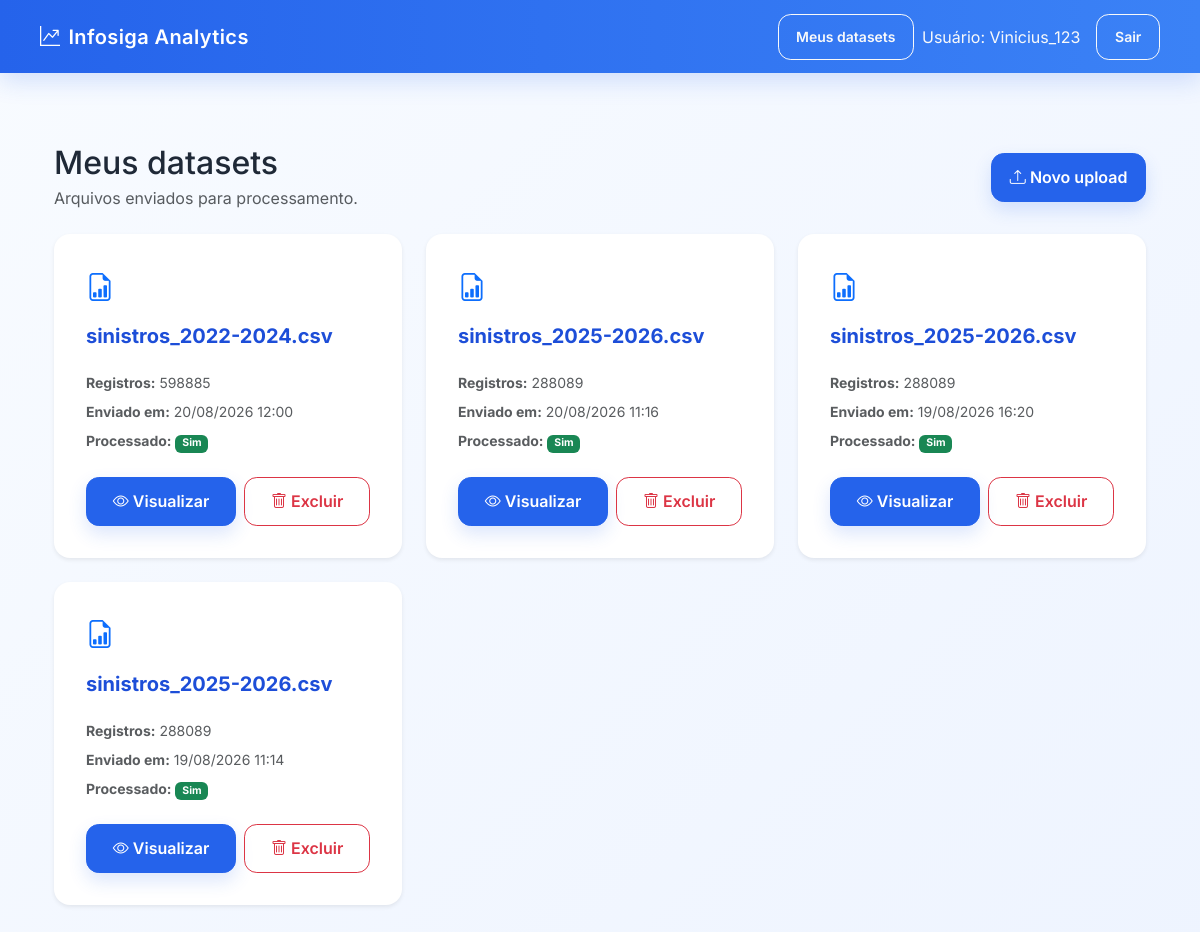
Page /datasets/ (signed in) on the committed database.
### analytics/models.py (models this page shows, shortened)
class Dataset(models.Model):
    usuario = models.ForeignKey(
        settings.AUTH_USER_MODEL,
        on_delete=models.CASCADE,
        related_name="datasets",
    )
    nome_original = models.CharField(
        max_length=255
    )
    arquivo = models.FileField(
        upload_to="datasets/"
    )
    quantidade_registros = models.PositiveIntegerField(
        default=0
    )
    criado_em = models.DateTimeField(
        auto_now_add=True
    )
    atualizado_em = models.DateTimeField(
        auto_now=True
    )
    resultado_processado = models.FileField(
        upload_to="datasets/processed/",
        null=True,
        blank=True,
    )

### analytics/views/datasets.py (the view)
# urls.py: path("datasets/", dataset_list, name="dataset_list"),
@login_required
def dataset_list(request):
    datasets = DatasetService.list_for_user(request.user)
    return render(
        request,
        "analytics/datasets/list.html",
        {
            "datasets": datasets,
        },
    )

### analytics/persistence/datasets.py (called while the page is built)
def list_datasets_for_user(usuario):
    return (
        Dataset.objects
        .filter(usuario=usuario)
        .order_by("-criado_em")
    )

### analytics/services/dataset_service.py (called while the page is built)
    @staticmethod
    def list_for_user(usuario):
        return dataset_persistence.list_datasets_for_user(usuario)

### analytics/templates/analytics/datasets/list.html (shortened to what this page needs)
{% extends "analytics/base.html" %}
{% block content %}
<div class="container py-4">
    <div class="d-flex justify-content-between align-items-center mb-4">
        <div>
            <h2 class="mb-1">Meus datasets</h2>
            <p class="text-muted mb-0">
                Arquivos enviados para processamento.
            </p>
        </div>
        <a href="{% url 'home' %}" class="btn btn-primary">
            <i class="bi bi-upload"></i>
            Novo upload
        </a>
    </div>
    {% if datasets %}
    <div class="row g-4">
        {% for dataset in datasets %}
        <div class="col-md-6 col-lg-4">
            <div class="card shadow-sm border-0 h-100">
                <div class="card-body d-flex flex-column">
                    <div class="d-flex align-items-start justify-content-between mb-3">
                        <div class="text-primary fs-3">
                            <i class="bi bi-file-earmark-bar-graph"></i>
                        </div>
                    </div>
                    <h5 class="card-title text-break">
                        {{ dataset.nome_original }}
                    </h5>
                    <div class="text-muted small mt-3 mb-4">
                        <div class="mb-2">
                            <strong>Registros:</strong>
                            {{ dataset.quantidade_registros }}
                        </div>
                        <div class="mb-2">
                            <strong>Enviado em:</strong>
                            {{ dataset.criado_em|date:"d/m/Y H:i" }}
                        </div>
                        <div>
                            <strong>Processado:</strong>
                            {% if dataset.resultado_processado %}
                            <span class="badge bg-success">Sim</span>
                            {% else %}
                            <span class="badge bg-secondary">Não</span>
                            {% endif %}
                        </div>
                    </div>
                    <div class="mt-auto d-flex gap-2">
                        <a href="{% url 'dataset_detail' dataset.id %}" class="btn btn-primary flex-fill">
                            <i class="bi bi-eye"></i>
                            Visualizar
                        </a>
                        <form method="post" action="{% url 'dataset_delete' dataset.id %}" class="flex-fill" onsubmit="return confirm(
            'Tem certeza que deseja excluir este dataset?'
        );">
                            <button type="submit" class="btn btn-outline-danger w-100">
                                <i class="bi bi-trash"></i>
                                Excluir
                            </button>
                        </form>
                    </div>
                </div>
            </div>
        </div>
        {% endfor %}
    </div>
    {% endif %}
</div>
{% endblock %}

### analytics/templates/analytics/base.html (shortened to what this page needs)
{% load static %}
<!DOCTYPE html>
<html lang="pt-br">
<head>
    <link href="https://cdn.jsdelivr.net/npm/bootstrap@5.3.7/dist/css/bootstrap.min.css" rel="stylesheet">
    <link rel="stylesheet" href="https://cdn.jsdelivr.net/npm/bootstrap-icons@1.11.3/font/bootstrap-icons.css">
    <link rel="stylesheet" href="{% static 'analytics/css/home.css' %}">
</head>
<body>
    <nav class="navbar navbar-dark fixed-top">
        <div class="container-fluid px-4">
            <a class="navbar-brand mb-0 h1 d-flex align-items-center gap-2" href="{% url 'home' %}">
                <i class="bi bi-graph-up-arrow"></i>
                <span>Infosiga Analytics</span>
            </a>
            <div class="d-flex align-items-center gap-2">
                {% if user.is_authenticated %}
                    <a class="btn btn-outline-light btn-sm" href="{% url 'dataset_list' %}">Meus datasets</a>
                    <span class="navbar-text text-light me-2">Usuário: {{ user.username }}</span>
                    <a class="btn btn-outline-light btn-sm" href="{% url 'logout' %}">Sair</a>
                {% else %}
                    <a class="btn btn-outline-light btn-sm" href="{% url 'login' %}">Entrar</a>
                    <a class="btn btn-light btn-sm" href="{% url 'register' %}">Criar conta</a>
                {% endif %}
            </div>
        </div>
    </nav>
    <main class="pt-5 mt-5">
        <div class="container py-4">
            {% block content %}{% endblock %}
        </div>
    </main>
</body>
</html>

### analytics/static/analytics/css/home.css (style rules this page uses)
:root { --primary: #2563eb; --primary-dark: #1d4ed8; --surface: #ffffff; --border: #dbe3ef; --text: #1f2937; --muted: #64748b; }
body { font-family: 'Inter', sans-serif; background: linear-gradient(135deg, #f8fbff 0%, #eef4ff 100%); color: var(--text); min-height: 100vh; }
.navbar { background: linear-gradient(90deg, var(--primary) 0%, #3b82f6 100%); box-shadow: 0 8px 24px rgba(37, 99, 235, 0.18); padding: 0.85rem 1rem; }
.navbar-brand { font-weight: 600; letter-spacing: 0.02em; }
main { padding-bottom: 2rem; }
.card { border: 1px solid var(--border); border-radius: 1rem; box-shadow: 0 12px 30px rgba(15, 23, 42, 0.06); background-color: var(--surface); }
.card-body { padding: 2rem; }
.card-title, .section-title { font-weight: 700; color: var(--primary-dark); }
.btn { border-radius: 0.8rem; font-weight: 600; padding: 0.72rem 1.1rem; transition: transform 0.2s ease, box-shadow 0.2s ease; }
.btn-primary { background-color: var(--primary); border-color: var(--primary); box-shadow: 0 8px 18px rgba(37, 99, 235, 0.16); }

### rows in the picture
Dataset: nome_original "sinistros_2022-2024.csv", quantidade_registros "598885", criado_em "20/08/2026 12:00", shows "Sim"
Dataset: nome_original "sinistros_2025-2026.csv", quantidade_registros "288089", criado_em "20/08/2026 11:16", shows "Sim"
Dataset: nome_original "sinistros_2025-2026.csv", quantidade_registros "288089", criado_em "19/08/2026 16:20", shows "Sim"
Dataset: nome_original "sinistros_2025-2026.csv", quantidade_registros "288089", criado_em "19/08/2026 11:14", shows "Sim"

### other values in the picture
{{ user.username }} "Vinicius_123"
